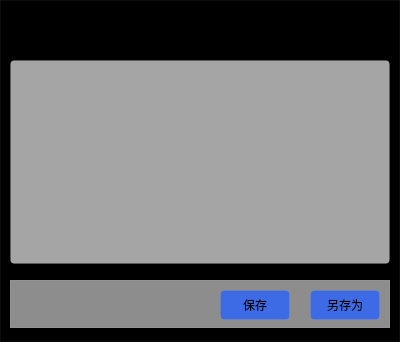
<?xml version="1.0" encoding="UTF-8"?>
<ui version="4.0">
 <class>ukui_NoteBook</class>
 <widget class="QWidget" name="ukui_NoteBook">
  <property name="geometry">
   <rect>
    <x>0</x>
    <y>0</y>
    <width>400</width>
    <height>342</height>
   </rect>
  </property>
  <property name="windowTitle">
   <string>Form</string>
  </property>
  <property name="styleSheet">
   <string notr="true">background-color: rgb(0, 0, 0);
border:1px solid rgba(255, 255, 255, 0.05);</string>
  </property>
  <widget class="QToolButton" name="ukui_NoteNew">
   <property name="geometry">
    <rect>
     <x>20</x>
     <y>10</y>
     <width>30</width>
     <height>30</height>
    </rect>
   </property>
   <property name="styleSheet">
    <string notr="true">image: url(:/new/prefix1/SVG/new-b.svg);
border-width:0;
border-style:outset</string>
   </property>
   <property name="text">
    <string/>
   </property>
  </widget>
  <widget class="QToolButton" name="ukui_NoteClose">
   <property name="geometry">
    <rect>
     <x>350</x>
     <y>10</y>
     <width>30</width>
     <height>30</height>
    </rect>
   </property>
   <property name="styleSheet">
    <string notr="true">image: url(:/new/prefix1/SVG/dark_theme/close.svg);
border-width:0;
border-style:outset;
background-color: rgb(0, 0, 0);</string>
   </property>
   <property name="text">
    <string/>
   </property>
  </widget>
  <widget class="QTextEdit" name="textEdit">
   <property name="geometry">
    <rect>
     <x>10</x>
     <y>60</y>
     <width>380</width>
     <height>204</height>
    </rect>
   </property>
   <property name="styleSheet">
    <string notr="true">background-color: rgb(165, 165, 165);
border-radius:4px;</string>
   </property>
  </widget>
  <widget class="QWidget" name="widget" native="true">
   <property name="geometry">
    <rect>
     <x>10</x>
     <y>280</y>
     <width>380</width>
     <height>48</height>
    </rect>
   </property>
   <property name="styleSheet">
    <string notr="true">background-color: rgb(141, 141, 141);</string>
   </property>
   <widget class="QToolButton" name="ukui_NoteFont">
    <property name="geometry">
     <rect>
      <x>10</x>
      <y>10</y>
      <width>24</width>
      <height>24</height>
     </rect>
    </property>
    <property name="styleSheet">
     <string notr="true">image: url(:/new/prefix1/SVG/font.svg);
border-width:0;
border-style:outset;</string>
    </property>
    <property name="text">
     <string/>
    </property>
   </widget>
   <widget class="QToolButton" name="ukui_NoteJpg">
    <property name="geometry">
     <rect>
      <x>50</x>
      <y>10</y>
      <width>24</width>
      <height>24</height>
     </rect>
    </property>
    <property name="styleSheet">
     <string notr="true">image: url(:/new/prefix1/SVG/exportJPG.svg);
border-width:0;
border-style:outset;</string>
    </property>
    <property name="text">
     <string/>
    </property>
   </widget>
   <widget class="QToolButton" name="ukui_NotePdf">
    <property name="geometry">
     <rect>
      <x>90</x>
      <y>10</y>
      <width>24</width>
      <height>24</height>
     </rect>
    </property>
    <property name="styleSheet">
     <string notr="true">image: url(:/new/prefix1/SVG/exportPDF.svg);
border-width:0;
border-style:outset;</string>
    </property>
    <property name="text">
     <string/>
    </property>
   </widget>
   <widget class="QToolButton" name="ukui_NoteDate">
    <property name="geometry">
     <rect>
      <x>130</x>
      <y>10</y>
      <width>24</width>
      <height>24</height>
     </rect>
    </property>
    <property name="styleSheet">
     <string notr="true">image: url(:/new/prefix1/SVG/insertTime.svg);
border-width:0;
border-style:outset;</string>
    </property>
    <property name="text">
     <string/>
    </property>
   </widget>
   <widget class="QToolButton" name="ukui_NoteDel">
    <property name="geometry">
     <rect>
      <x>170</x>
      <y>10</y>
      <width>24</width>
      <height>24</height>
     </rect>
    </property>
    <property name="styleSheet">
     <string notr="true">image: url(:/new/prefix1/SVG/delete.svg);
border-width:0;
border-style:outset;</string>
    </property>
    <property name="text">
     <string/>
    </property>
   </widget>
   <widget class="QPushButton" name="ukui_NoteSave">
    <property name="geometry">
     <rect>
      <x>210</x>
      <y>10</y>
      <width>70</width>
      <height>30</height>
     </rect>
    </property>
    <property name="styleSheet">
     <string notr="true">background:rgba(61,107,229,1);
border-radius:4px;</string>
    </property>
    <property name="text">
     <string>保存</string>
    </property>
   </widget>
   <widget class="QPushButton" name="ukui_NoteSaveAs">
    <property name="geometry">
     <rect>
      <x>300</x>
      <y>10</y>
      <width>70</width>
      <height>30</height>
     </rect>
    </property>
    <property name="styleSheet">
     <string notr="true">background:rgba(61,107,229,1);
border-radius:4px;</string>
    </property>
    <property name="text">
     <string>另存为</string>
    </property>
   </widget>
  </widget>
 </widget>
 <resources/>
 <connections/>
</ui>
